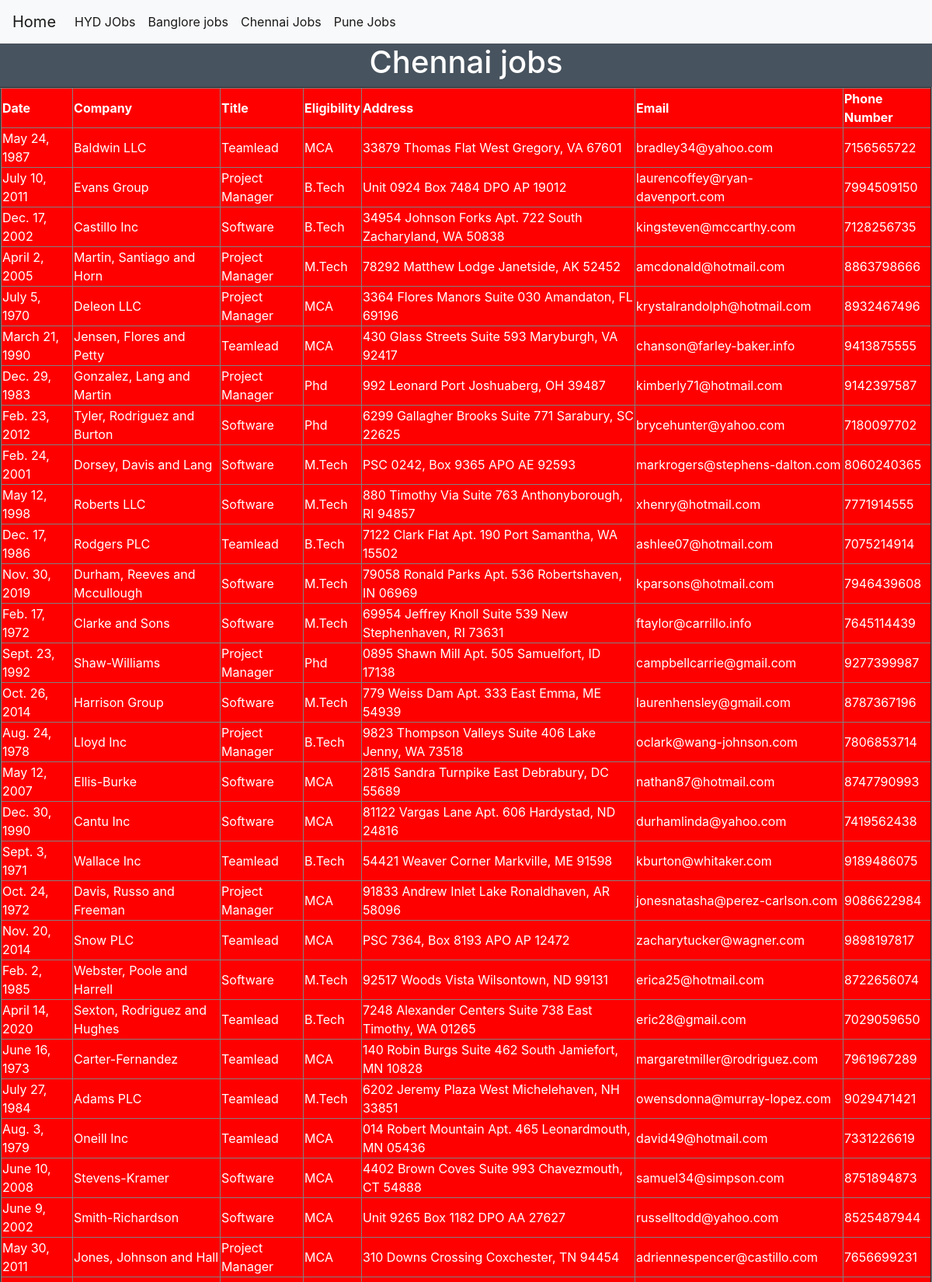
The app's page /jobs/chennaijobs/ (upper part) with its own data.
### testapp/models.py (models this page shows)
class chennaijobs(models.Model):
    date = models.DateField()
    company = models.CharField(max_length = 100)
    title = models.CharField(max_length = 100)
    eligibility = models.CharField(max_length = 100)
    address = models.CharField(max_length= 100)
    email = models.EmailField()
    phonenumber = models.IntegerField()

### testapp/views.py (the view)
# urls.py: path('chennaijobs/',chennaiJobsView),
def chennaiJobsView(request):
    data = chennaijobs.objects.all()
    job_list = {"title" : "Chennai jobs",'jobs':data}
    return render(request , 'testapp/jobs.html' ,context=job_list)

### templates/testapp/jobs.html
<!DOCTYPE html>
{% extends 'index.html' %}
{% load static %}
    {% block content %}
    <h1>{{title}}</h1>
    {% if jobs %}
    <table border="2">
      <tr>
        <th>Date</th>
        <th>Company</th>
        <th>Title</th>
        <th>Eligibility</th>
        <th>Address</th>
        <th>Email</th>
        <th>Phone Number</th>
      </tr>
      {% for job in jobs %}
      <tr>
        <td>{{job.date}}</td>
        <td>{{job.company}}</td>
        <td>{{job.title}}</td>
        <td>{{job.eligibility}}</td>
        <td>{{job.address}}</td>
        <td>{{job.email}}</td>
        <td>{{job.phonenumber}}</td>
      </tr>
      {% endfor %}
    </table>
    {% else %}
    <h2>No record found </h2>
    {% endif %}
    {% endblock content%}

### static/css/jobs.css (style rules this page uses)
h1 { text-align: center; color: white; }
td { height: 30px; }
table { margin: auto; background: red; color: white; }
th { height: 50px; }
body { background: #47535E; }

### records on screen
chennaijobs: date "May 24, 1987", company "Baldwin LLC", title "Teamlead", eligibility "MCA", address "33879 Thomas Flat West Gregory, VA 67601", email "bradley34@yahoo.com", phonenumber "7156565722"
chennaijobs: date "July 10, 2011", company "Evans Group", title "Project Manager", eligibility "B.Tech", address "Unit 0924 Box 7484 DPO AP 19012", email "laurencoffey@ryan-davenport.com", phonenumber "7994509150"
chennaijobs: date "Dec. 17, 2002", company "Castillo Inc", title "Software", eligibility "B.Tech", address "34954 Johnson Forks Apt. 722 South Zacharyland, WA 50838", email "kingsteven@mccarthy.com", phonenumber "7128256735"
chennaijobs: date "April 2, 2005", company "Martin, Santiago and Horn", title "Project Manager", eligibility "M.Tech", address "78292 Matthew Lodge Janetside, AK 52452", email "amcdonald@hotmail.com", phonenumber "8863798666"
chennaijobs: date "July 5, 1970", company "Deleon LLC", title "Project Manager", eligibility "MCA", address "3364 Flores Manors Suite 030 Amandaton, FL 69196", email "krystalrandolph@hotmail.com", phonenumber "8932467496"
chennaijobs: date "March 21, 1990", company "Jensen, Flores and Petty", title "Teamlead", eligibility "MCA", address "430 Glass Streets Suite 593 Maryburgh, VA 92417", email "chanson@farley-baker.info", phonenumber "9413875555"
chennaijobs: date "Dec. 29, 1983", company "Gonzalez, Lang and Martin", title "Project Manager", eligibility "Phd", address "992 Leonard Port Joshuaberg, OH 39487", email "kimberly71@hotmail.com", phonenumber "9142397587"
chennaijobs: date "Feb. 23, 2012", company "Tyler, Rodriguez and Burton", title "Software", eligibility "Phd", address "6299 Gallagher Brooks Suite 771 Sarabury, SC 22625", email "brycehunter@yahoo.com", phonenumber "7180097702"
chennaijobs: date "Feb. 24, 2001", company "Dorsey, Davis and Lang", title "Software", eligibility "M.Tech", address "PSC 0242, Box 9365 APO AE 92593", email "markrogers@stephens-dalton.com", phonenumber "8060240365"
chennaijobs: date "May 12, 1998", company "Roberts LLC", title "Software", eligibility "M.Tech", address "880 Timothy Via Suite 763 Anthonyborough, RI 94857", email "xhenry@hotmail.com", phonenumber "7771914555"
chennaijobs: date "Dec. 17, 1986", company "Rodgers PLC", title "Teamlead", eligibility "B.Tech", address "7122 Clark Flat Apt. 190 Port Samantha, WA 15502", email "ashlee07@hotmail.com", phonenumber "7075214914"
chennaijobs: date "Nov. 30, 2019", company "Durham, Reeves and Mccullough", title "Software", eligibility "M.Tech", address "79058 Ronald Parks Apt. 536 Robertshaven, IN 06969", email "kparsons@hotmail.com", phonenumber "7946439608"
chennaijobs: date "Feb. 17, 1972", company "Clarke and Sons", title "Software", eligibility "M.Tech", address "69954 Jeffrey Knoll Suite 539 New Stephenhaven, RI 73631", email "ftaylor@carrillo.info", phonenumber "7645114439"
chennaijobs: date "Sept. 23, 1992", company "Shaw-Williams", title "Project Manager", eligibility "Phd", address "0895 Shawn Mill Apt. 505 Samuelfort, ID 17138", email "campbellcarrie@gmail.com", phonenumber "9277399987"
chennaijobs: date "Oct. 26, 2014", company "Harrison Group", title "Software", eligibility "M.Tech", address "779 Weiss Dam Apt. 333 East Emma, ME 54939", email "laurenhensley@gmail.com", phonenumber "8787367196"
chennaijobs: date "Aug. 24, 1978", company "Lloyd Inc", title "Project Manager", eligibility "B.Tech", address "9823 Thompson Valleys Suite 406 Lake Jenny, WA 73518", email "oclark@wang-johnson.com", phonenumber "7806853714"
chennaijobs: date "May 12, 2007", company "Ellis-Burke", title "Software", eligibility "MCA", address "2815 Sandra Turnpike East Debrabury, DC 55689", email "nathan87@hotmail.com", phonenumber "8747790993"
chennaijobs: date "Dec. 30, 1990", company "Cantu Inc", title "Software", eligibility "MCA", address "81122 Vargas Lane Apt. 606 Hardystad, ND 24816", email "durhamlinda@yahoo.com", phonenumber "7419562438"
chennaijobs: date "Sept. 3, 1971", company "Wallace Inc", title "Teamlead", eligibility "B.Tech", address "54421 Weaver Corner Markville, ME 91598", email "kburton@whitaker.com", phonenumber "9189486075"
chennaijobs: date "Oct. 24, 1972", company "Davis, Russo and Freeman", title "Project Manager", eligibility "MCA", address "91833 Andrew Inlet Lake Ronaldhaven, AR 58096", email "jonesnatasha@perez-carlson.com", phonenumber "9086622984"
chennaijobs: date "Nov. 20, 2014", company "Snow PLC", title "Teamlead", eligibility "MCA", address "PSC 7364, Box 8193 APO AP 12472", email "zacharytucker@wagner.com", phonenumber "9898197817"
chennaijobs: date "Feb. 2, 1985", company "Webster, Poole and Harrell", title "Software", eligibility "M.Tech", address "92517 Woods Vista Wilsontown, ND 99131", email "erica25@hotmail.com", phonenumber "8722656074"
chennaijobs: date "April 14, 2020", company "Sexton, Rodriguez and Hughes", title "Teamlead", eligibility "B.Tech", address "7248 Alexander Centers Suite 738 East Timothy, WA 01265", email "eric28@gmail.com", phonenumber "7029059650"
chennaijobs: date "June 16, 1973", company "Carter-Fernandez", title "Teamlead", eligibility "MCA", address "140 Robin Burgs Suite 462 South Jamiefort, MN 10828", email "margaretmiller@rodriguez.com", phonenumber "7961967289"
chennaijobs: date "July 27, 1984", company "Adams PLC", title "Teamlead", eligibility "M.Tech", address "6202 Jeremy Plaza West Michelehaven, NH 33851", email "owensdonna@murray-lopez.com", phonenumber "9029471421"
chennaijobs: date "Aug. 3, 1979", company "Oneill Inc", title "Teamlead", eligibility "MCA", address "014 Robert Mountain Apt. 465 Leonardmouth, MN 05436", email "david49@hotmail.com", phonenumber "7331226619"
chennaijobs: date "June 10, 2008", company "Stevens-Kramer", title "Software", eligibility "MCA", address "4402 Brown Coves Suite 993 Chavezmouth, CT 54888", email "samuel34@simpson.com", phonenumber "8751894873"
chennaijobs: date "June 9, 2002", company "Smith-Richardson", title "Software", eligibility "MCA", address "Unit 9265 Box 1182 DPO AA 27627", email "russelltodd@yahoo.com", phonenumber "8525487944"
chennaijobs: date "May 30, 2011", company "Jones, Johnson and Hall", title "Project Manager", eligibility "MCA", address "310 Downs Crossing Coxchester, TN 94454", email "adriennespencer@castillo.com", phonenumber "7656699231"

### other values on screen
{{ title }} "Chennai jobs"
